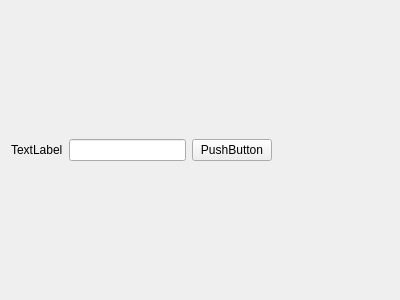
<?xml version="1.0" encoding="UTF-8"?>
<ui version="4.0">
 <class>Form</class>
 <widget class="QWidget" name="Form">
  <property name="geometry">
   <rect>
    <x>0</x>
    <y>0</y>
    <width>400</width>
    <height>300</height>
   </rect>
  </property>
  <property name="windowTitle">
   <string>Form</string>
  </property>
  <layout class="QVBoxLayout" name="verticalLayout">
   <item>
    <layout class="QHBoxLayout" name="horizontalLayout">
     <item>
      <widget class="QLabel" name="label">
       <property name="text">
        <string>TextLabel</string>
       </property>
      </widget>
     </item>
     <item>
      <widget class="QLineEdit" name="lineEdit"/>
     </item>
     <item>
      <widget class="QPushButton" name="pushButton">
       <property name="text">
        <string>PushButton</string>
       </property>
      </widget>
     </item>
     <item>
      <spacer name="horizontalSpacer">
       <property name="orientation">
        <enum>Qt::Horizontal</enum>
       </property>
       <property name="sizeHint" stdset="0">
        <size>
         <width>40</width>
         <height>20</height>
        </size>
       </property>
      </spacer>
     </item>
    </layout>
   </item>
  </layout>
 </widget>
 <resources/>
 <connections/>
</ui>
